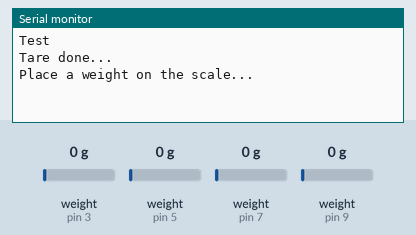
Recording of a sketch running on a simulated Arduino Leonardo, built with avr-gcc and run on an emulated ATmega32U4. On the bench: the last lines printed to the serial monitor. Inputs (shaded band) come from the test bench; at power-on: weight on the scale (sensors on pin 3, pin 5, pin 7, pin 9) 0 g. USB keyboard and mouse output is not drawn.

Above: at 5.2 s.
5.3 s: weight on the scale (sensor on pin 3) set to 100 g
At 10.7 s:
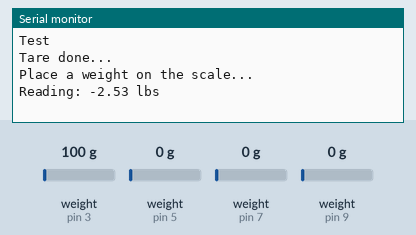
16.6 s: weight on the scale (sensor on pin 5) set to 100 g
At 17.4 s:
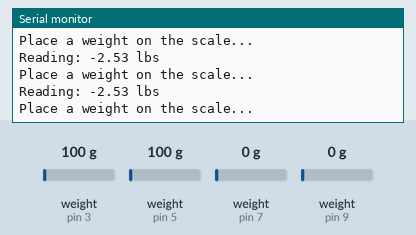
22.2 s: weight on the scale (sensor on pin 7) set to 100 g
At 24.4 s:
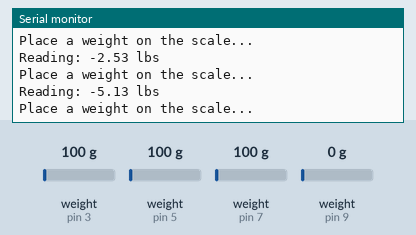
27.8 s: weight on the scale (sensor on pin 9) set to 100 g
At 30.3 s:
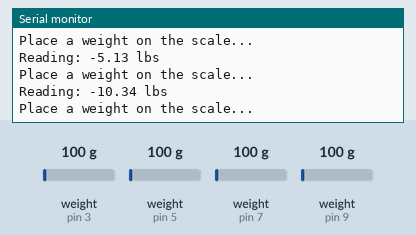
33.4 s: weight on the scale (sensor on pin 3) set to 1250 g
At 34.8 s:
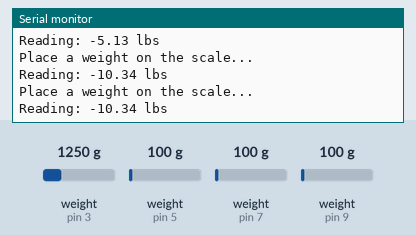
39.0 s: weight on the scale (sensor on pin 5) set to 1250 g
At 42.0 s:
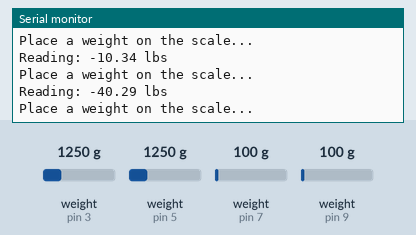
Timing chart, 0 to 43.5 s (numbered marks = the images above; inputs shaded):
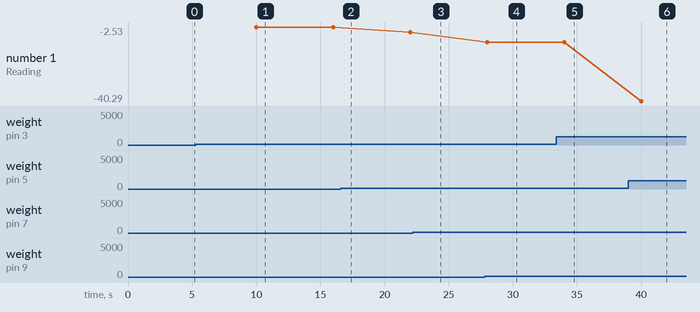

Measured:
- after the input at 5.3 s, the serial monitor: prints a new line after 4.7 s (image 1)
- after the input at 27.8 s, the serial monitor: prints a new line after 0.21 s (image 4)
- plotted number 1: -2.53 → -5.13 after the input at 16.6 s, -5.13 → -10.34 after the input at 27.8 s

The sketch:

ScaleFinal.ino
```cpp
#include <Keyboard.h>
#include "Arduino.h"
#include "HX711.h"

// Pin Definitions
#define SCALE_1_PIN_DAT	3
#define SCALE_1_PIN_CLK	2
#define SCALE_2_PIN_DAT	5
#define SCALE_2_PIN_CLK	4
#define SCALE_3_PIN_DAT	7
#define SCALE_3_PIN_CLK	6
#define SCALE_4_PIN_DAT	9
#define SCALE_4_PIN_CLK	8

#define calibration_factor -0.000248

String input;

HX711 scale1; HX711 scale2; HX711 scale3; HX711 scale4;
void setup() {
  // put your setup code here, to run once:
  Serial.begin(9600);
  Serial.println("Test");
  scale1.begin(SCALE_1_PIN_DAT, SCALE_1_PIN_CLK); scale2.begin(SCALE_2_PIN_DAT, SCALE_2_PIN_CLK);
  scale3.begin(SCALE_3_PIN_DAT, SCALE_3_PIN_CLK); scale4.begin(SCALE_4_PIN_DAT, SCALE_4_PIN_CLK);

  scale1.set_scale(); scale2.set_scale(); scale3.set_scale(); scale4.set_scale();
  scale1.tare(); scale2.tare(); scale3.tare(); scale4.tare();
  Serial.println("Tare done...");
  Keyboard.begin();
}

void loop() {
  delay(1000);
  if (scale1.is_ready() && scale2.is_ready() && scale3.is_ready() && scale4.is_ready() ) {

    Serial.println("Place a weight on the scale...");
    delay(1000);
    double reading = scale1.get_units(10) + scale2.get_units(10) + scale3.get_units(10) + scale4.get_units(10);
    // average of 10 readings per load cell
    reading = reading / 4;
    reading = reading * calibration_factor;
    reading = reading + 0.073;
    Serial.print("Reading: ");
    Serial.print(reading); //scale.get_units() returns a float
    Serial.print(" lbs"); //You can change this to kg but you'll need to refactor the calibration_factor
    Serial.println();
    if(reading >= 1){

      String input = String(reading);

      for(int i = 0; i < input.length(); i++){
          int temp = (int) ( (char)input[i] );
          Keyboard.write(temp);
      }
    }

  }
  else {
    Serial.println("HX711 not found.");
  }
}
```
